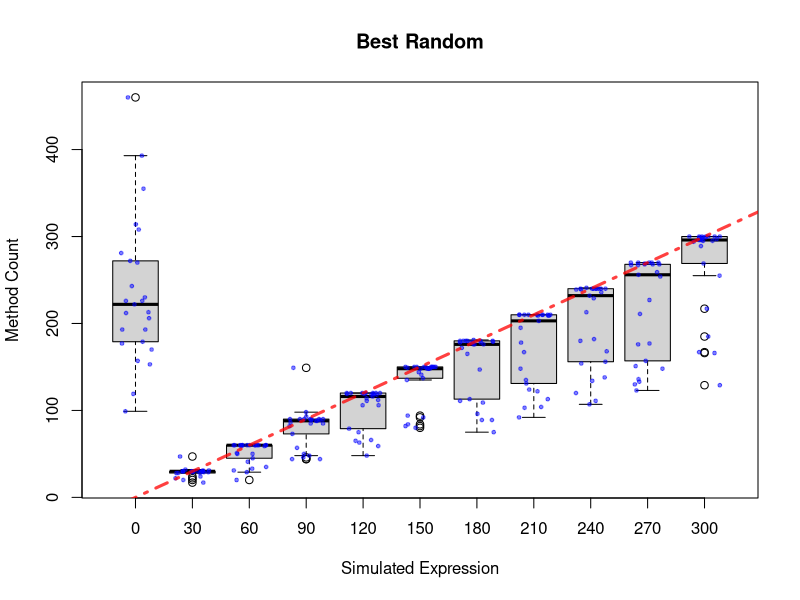
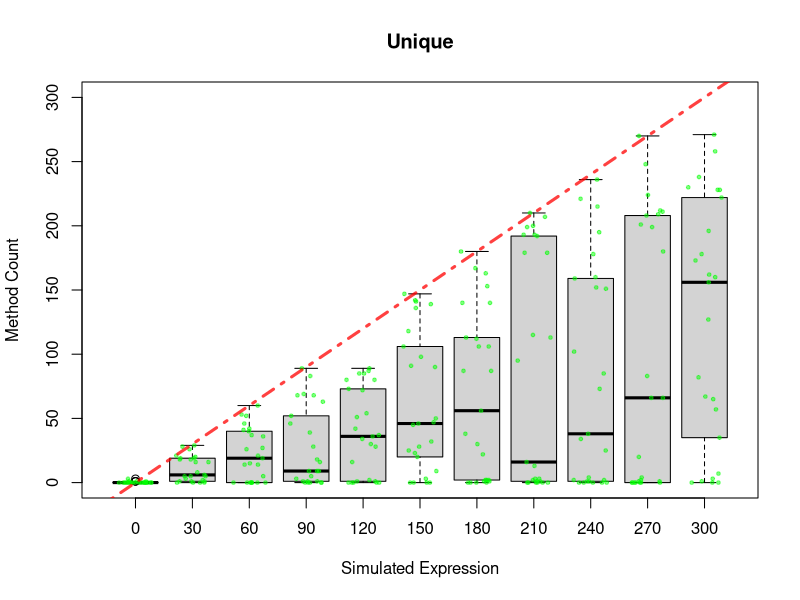
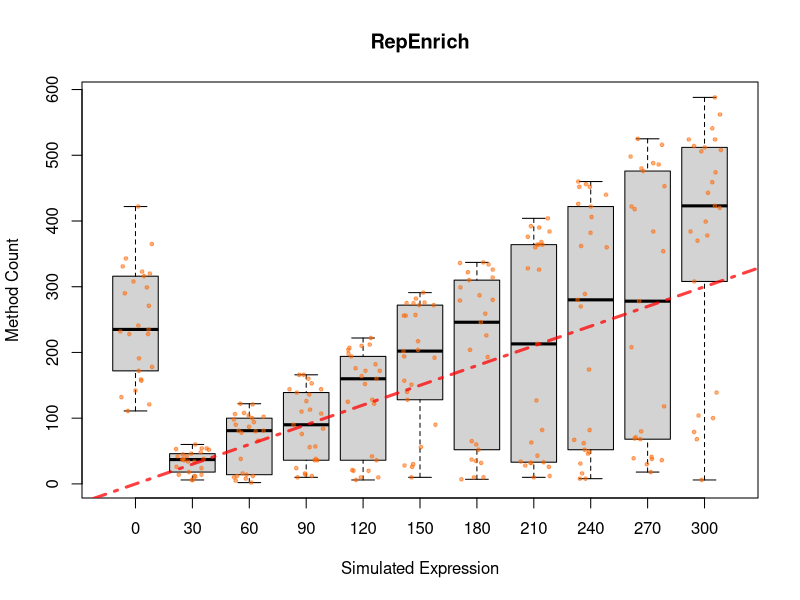
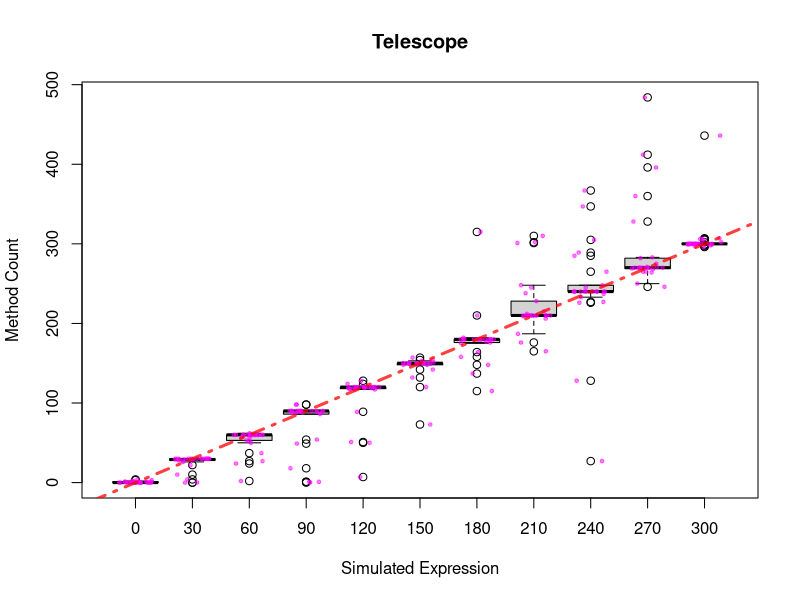
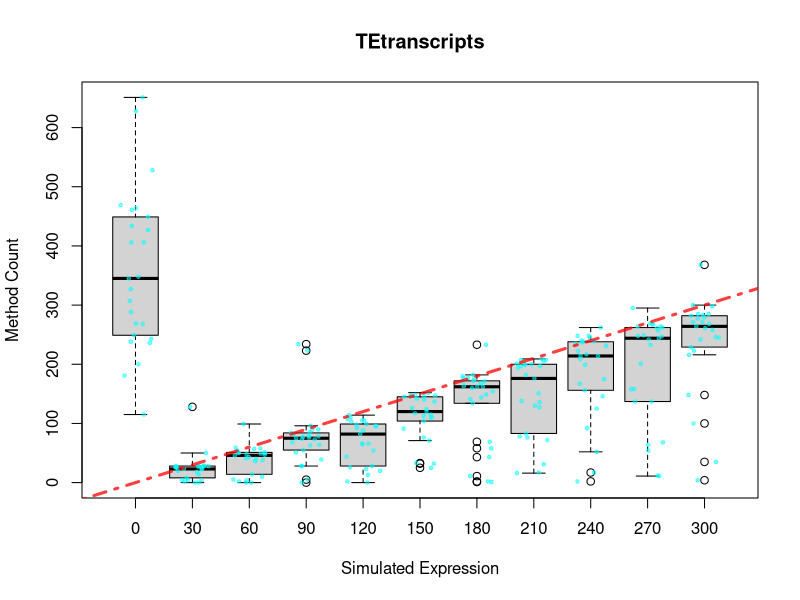
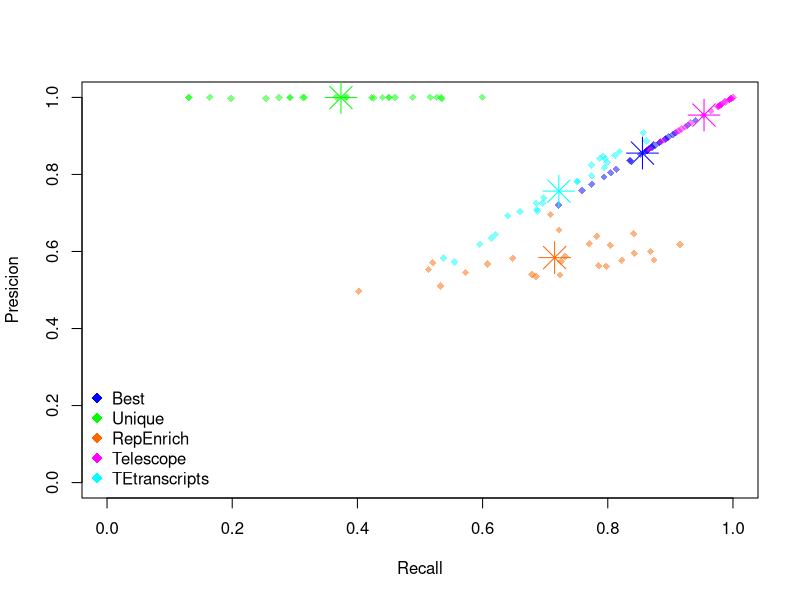
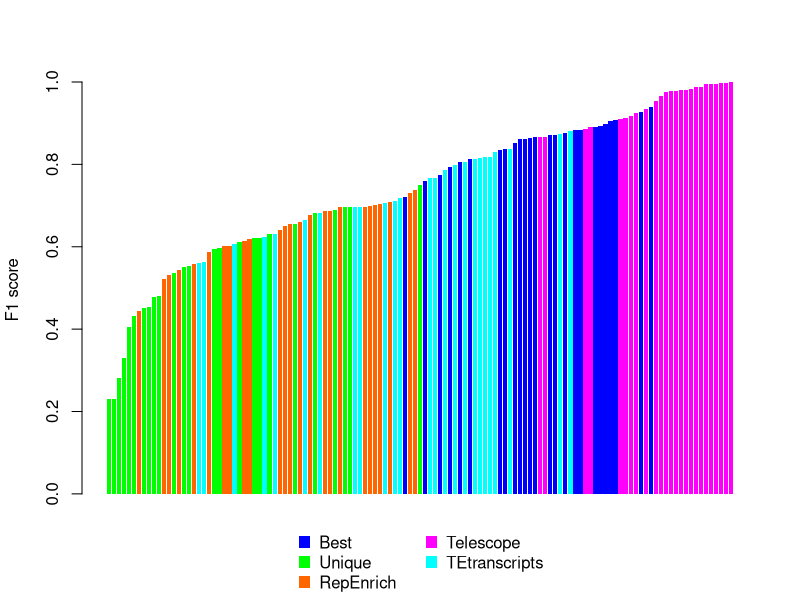

These charts were generated, in order, by the following R code:

data<-read.delim("allSim_numbers.txt")

tiff("Best_counts.tiff", res=300, width=960, height=960, pointsize=7)
boxplot(data$best_counts~data$real,  main="Best Random", xlab = "Simulated Expression", ylab= "Method Count")
stripchart(best_counts~real, vertical = TRUE, data =data, jitter=0.3,method = "jitter", add = TRUE, pch = 20,cex=0.75, col = rgb(0,0,1,alpha=0.50))
abline(a=-30,b=30, col=rgb(1,0,0,alpha=0.75), lty=4, lwd=3)
dev.off()

tiff("Unique_counts.tiff", res=300, width=960, height=960, pointsize=7)
boxplot(data$uni_counts~data$real,  main="Unique", xlab = "Simulated Expression", ylab= "Method Count",ylim=c(0,300))
stripchart(uni_counts~real, vertical = TRUE, data =data, jitter=0.3,method = "jitter", add = TRUE, pch = 20,cex=0.75, col = rgb(0,1,0,alpha=0.50))
abline(a=-30,b=30, col=rgb(1,0,0,alpha=0.75), lty=4, lwd=3)
dev.off()

tiff("RepEnrich_counts.tiff", res=300, width=960, height=960, pointsize=7)
boxplot(data$repenrich_counts~data$real,  main="RepEnrich", xlab = "Simulated Expression", ylab= "Method Count")
stripchart(repenrich_counts~real, vertical = TRUE, data =data, jitter=0.3,method = "jitter", add = TRUE, pch = 20,cex=0.75, col = rgb(1,0.4,0,alpha=0.50))
abline(a=-30,b=30, col=rgb(1,0,0,alpha=0.75), lty=4, lwd=3)
dev.off()

tiff("Telescope_counts.tiff", res=300, width=960, height=960, pointsize=7)
boxplot(data$telescope~data$real,  main="Telescope", xlab = "Simulated Expression", ylab= "Method Count")
stripchart(telescope~real, vertical = TRUE, data =data, jitter=0.3,method = "jitter", add = TRUE, pch = 20,cex=0.75, col = rgb(1,0,1,alpha=0.50))
abline(a=-30,b=30, col=rgb(1,0,0,alpha=0.75), lty=4, lwd=3)
dev.off()

tiff("TEtranscripts_counts.tiff", res=300, width=960, height=960, pointsize=7)
boxplot(data$tetr_counts~data$real,  main="TEtranscripts", xlab = "Simulated Expression", ylab= "Method Count")
stripchart(tetr_counts~real, vertical = TRUE, data =data, jitter=0.3,method = "jitter", add = TRUE, pch = 20,cex=0.75, col = rgb(0,1,1,alpha=0.50))
abline(a=-30,b=30, col=rgb(1,0,0,alpha=0.75), lty=4, lwd=3)
dev.off()


vp<-matrix(ncol=5, nrow=length(data$best_counts))
fn<-matrix(ncol=5, nrow=length(data$best_counts))
fp<-matrix(ncol=5, nrow=length(data$best_counts))

logi<-(data$best_counts - data$real)<=0
vp[logi,1]<-data$best_counts[logi]
vp[!logi,1]<-data$real[!logi]
fn[logi,1]<-abs(data$best_counts[logi] - data$real[logi])
fn[!logi,1]<-0
fp[logi,1]<-0
fp[!logi,1]<-data$best_counts[!logi] - data$real[!logi]

logi<-(data$uni_counts - data$real)<=0
vp[logi,2]<-data$uni_counts[logi]
vp[!logi,2]<-data$real[!logi]
fn[logi,2]<-abs(data$uni_counts[logi] - data$real[logi])
fn[!logi,2]<-0
fp[logi,2]<-0
fp[!logi,2]<-data$uni_counts[!logi] - data$real[!logi]

logi<-(data$repenrich_counts - data$real)<=0
vp[logi,3]<-data$repenrich_counts[logi]
vp[!logi,3]<-data$real[!logi]
fn[logi,3]<-abs(data$repenrich_counts[logi] - data$real[logi])
fn[!logi,3]<-0
fp[logi,3]<-0
fp[!logi,3]<-data$repenrich_counts[!logi] - data$real[!logi]

logi<-(data$telescope - data$real)<=0
vp[logi,4]<-data$telescope[logi]
vp[!logi,4]<-data$real[!logi]
fn[logi,4]<-abs(data$telescope[logi] - data$real[logi])
fn[!logi,4]<-0
fp[logi,4]<-0
fp[!logi,4]<-data$telescope[!logi] - data$real[!logi]

logi<-(data$tetr_counts - data$real)<=0
vp[logi,5]<-data$tetr_counts[logi]
vp[!logi,5]<-data$real[!logi]
fn[logi,5]<-abs(data$tetr_counts[logi] - data$real[logi])
fn[!logi,5]<-0
fp[logi,5]<-0
fp[!logi,5]<-data$tetr_counts[!logi] - data$real[!logi]

tempseq<-vector()
presicion_samp<-matrix(ncol = 5,nrow = 25)
recall_samp<-matrix(ncol = 5,nrow = 25)
F1_score <-matrix(ncol = 5,nrow = 25)
for (i in 1:25){
 tempseq<- seq(from=(i-1)*11+1,to = i*11,by=1)
 presicion_samp[i,]<-colSums(vp[tempseq,])/(colSums(vp[tempseq,])+colSums(fp[tempseq,]))
 recall_samp[i,]<-colSums(vp[tempseq,])/(colSums(vp[tempseq,])+colSums(fn[tempseq,]))
 F1_score[i,] <- 2* presicion_samp[i,]*recall_samp[i,]/(presicion_samp[i,]+recall_samp[i,])
} 

presicion<-colSums(vp)/(colSums(vp)+colSums(fp))
recall<-colSums(vp)/(colSums(vp)+colSums(fn))

tiff("Presicion_Recall.tiff", res=300, width=960, height=960, pointsize=7)
plot(recall_samp, presicion_samp,xlim=c(0,1),ylim=c(0,1), ylab="Presicion",xlab="Recall", pch=18,cex=1,
     col=c(rep(rgb(0,0,1,alpha=0.50),25),rep(rgb(0,1,0,alpha=0.50),25),rep(rgb(1,0.4,0,alpha=0.50),25),rep(rgb(1,0,1,alpha=0.50),25),rep(rgb(0,1,1,alpha=0.50),25)))
points( recall,presicion, col=c(rgb(0,0,1), rgb(0,1,0),rgb(1,0.4,0),rgb(1,0,1),rgb(0,1,1)), pch=8,cex=3,)
legend("bottomleft", legend = c("Best", "Unique", "RepEnrich", "Telescope", "TEtranscripts"),
  col = c(rgb(0,0,1),rgb(0,1,0),rgb(1,0.4,0),rgb(1,0,1),rgb(0,1,1)), pch=18,bty = "n",pt.cex=1.5)
dev.off()


F1_score2<-cbind(as.vector(F1_score),c(rep(rgb(0,0,1),25),rep(rgb(0,1,0),25),rep(rgb(1,0.4,0),25),rep(rgb(1,0,1),25),rep(rgb(0,1,1),25)))
F1_score3<-F1_score2[order(F1_score2[,1]),]

tiff("F1_score.tiff", res=300, width=960, height=960, pointsize=7)
barplot(as.numeric(F1_score3[,1]), col=F1_score3[,2],border = NA, ylab="F1 score")
legend("bottom",legend = c("Best", "Unique", "RepEnrich", "Telescope", "TEtranscripts"),
       col = c(rgb(0,0,1),rgb(0,1,0),rgb(1,0.4,0),rgb(1,0,1),rgb(0,1,1)),pch=15,pt.cex=1.5,bty = "n", xpd = TRUE,ncol=2, inset = c(0,-0.25),cex=1)
dev.off()
